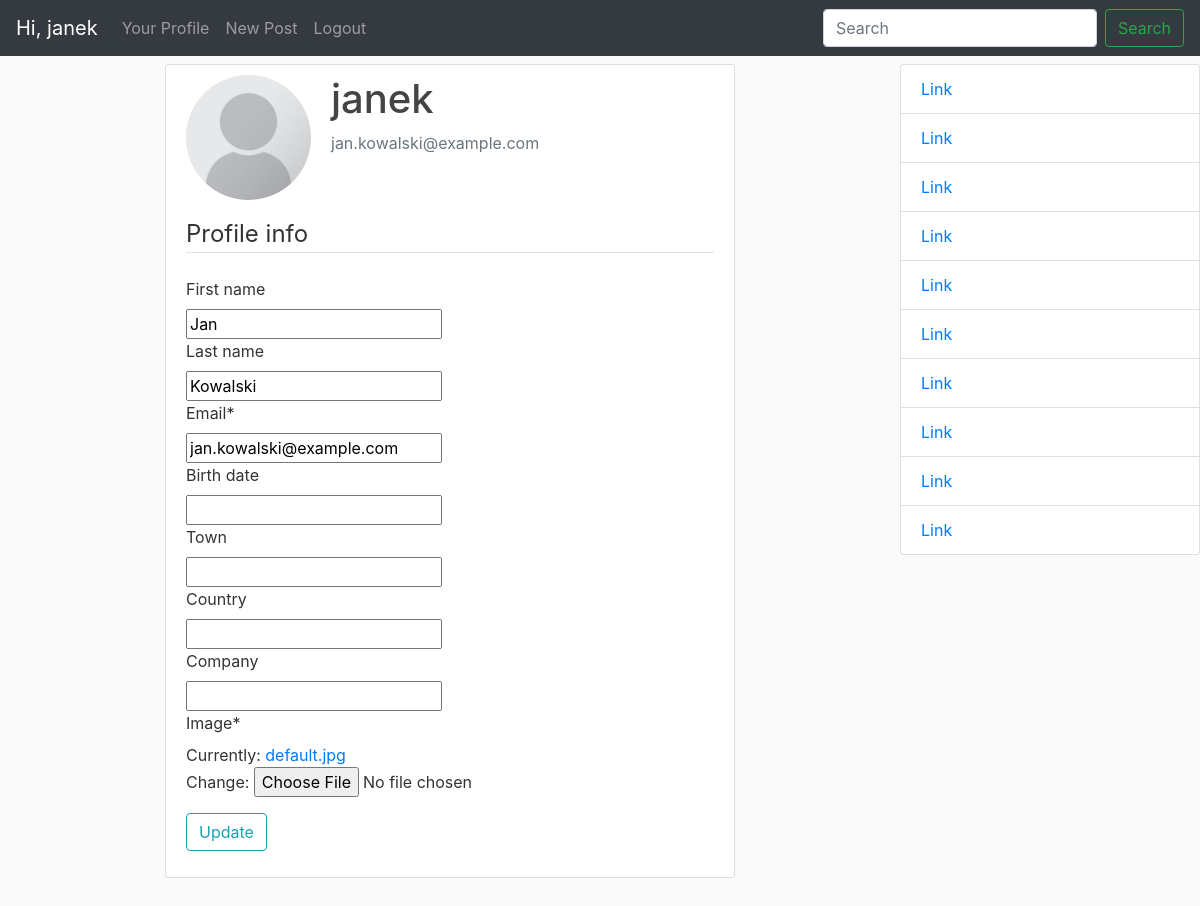
The app's page /user/admin/edit/ (signed in), older data.
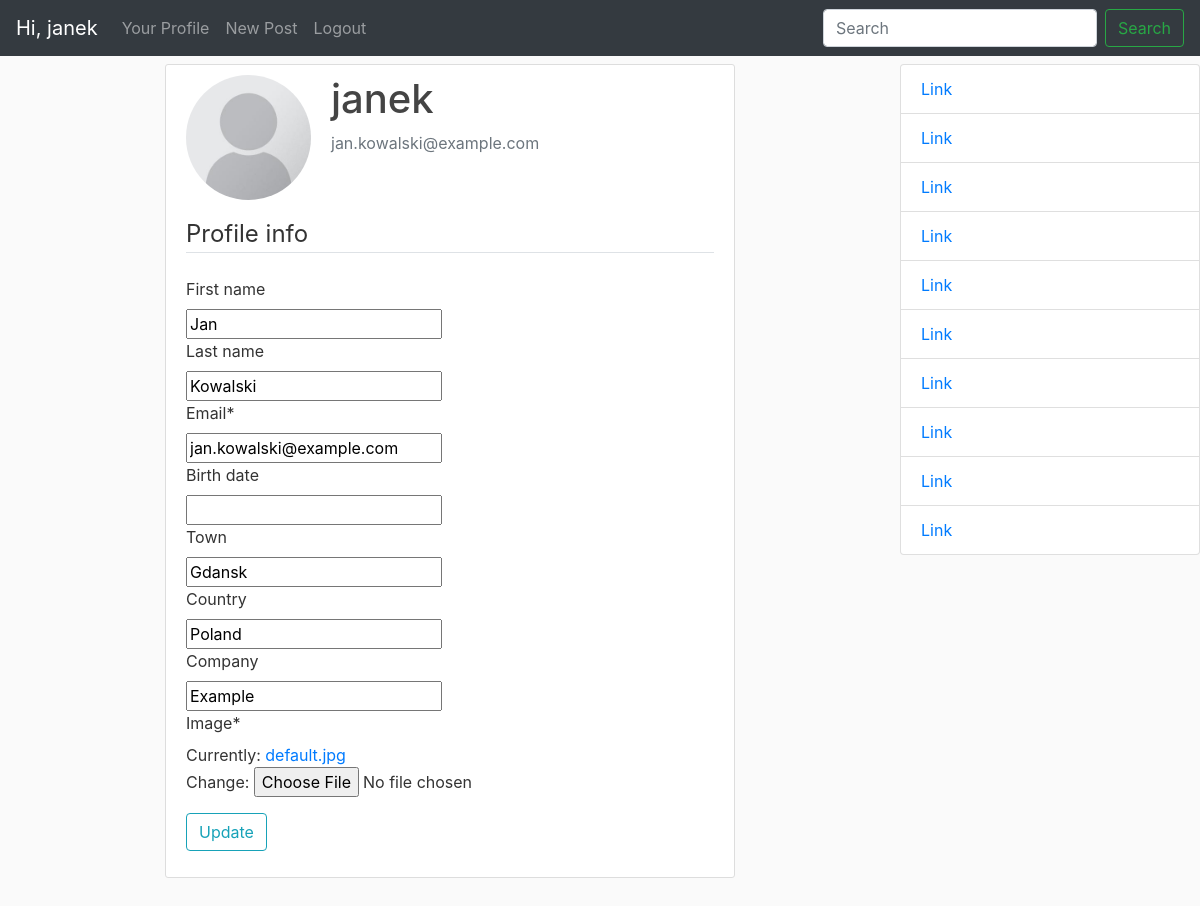
The same page, newer data.
### users/models.py (models this page shows, shortened)
class Profile(models.Model):
    user = models.OneToOneField(User, on_delete=models.CASCADE)
    birth_date = models.DateField(null = True, blank=True)
    age = models.IntegerField(null = True, blank=True, editable=False)
    town = models.CharField(max_length=200, null = True, blank=True)
    country = models.CharField(max_length=200, null = True, blank=True)
    company = models.CharField(max_length=200, null = True, blank=True)
    gender = models.CharField(max_length=10, choices=GENDERS, null = True, blank=True)
    image = models.ImageField(default='default.jpg', upload_to='profile_pics')

### users/views.py (the view)
# urls.py: path('user/<str:username>/edit/', user_views.ProfileEditView, name='profile-edit'),
@login_required
def ProfileEditView(request, username):
    if request.method == 'POST':
        u_form = UserUpdateForm(request.POST, instance=request.user)
        p_form = ProfileUpdateForm(request.POST, request.FILES, instance=request.user.profile)
        if u_form.is_valid() and p_form.is_valid():
            u_form.save()
            p_form.save()
            messages.success(request, f'Your account has been updated.')
            return redirect('mainview:home')
    else:
        u_form = UserUpdateForm(instance=request.user)
        p_form = ProfileUpdateForm(instance=request.user.profile)
    context = {
        'u_form': u_form,
        'p_form': p_form
    }
    return render(request, 'users/profile_edit.html', context)

### users/forms.py
class UserUpdateForm(forms.ModelForm):
    email = forms.EmailField()
    class Meta:
        model = User
        fields = ['first_name', 'last_name', 'email']

class ProfileUpdateForm(forms.ModelForm):
    class Meta:
        model = Profile
        fields = ['birth_date','town','country','company' ,'image']

### users/templates/users/profile_edit.html (shortened to what this page needs)
{% extends "mainview/home.html" %}
{% load crispy_forms_tags %}
{% block content %}
    <div class="content-section">
      <div class="media">
        <img class="rounded-circle account-img" src="{{ user.profile.image.url }}">
        <div class="media-body">
          <h2 class="account-heading">{{ user.username }}</h2>
          <p class="text-secondary">{{ user.email }}</p>
        </div>
      </div>
      <form method="POST" enctype="multipart/form-data">
          <fieldset class="form-group">
              <legend class="border-bottom mb-4">Profile info</legend>
              {{ u_form|crispy }}
              {{ p_form|crispy }}
          </fieldset>
          <div class="form-group">
              <button class="btn btn-outline-info" type="submit">Update</button>
          </div>
      </form>
    </div>
{% endblock content %}

Row changes from the older to the newer data that the page shows:
changed Profile: town (not shown) → "Gdansk"; country (not shown) → "Poland"; company (not shown) → "Example"
